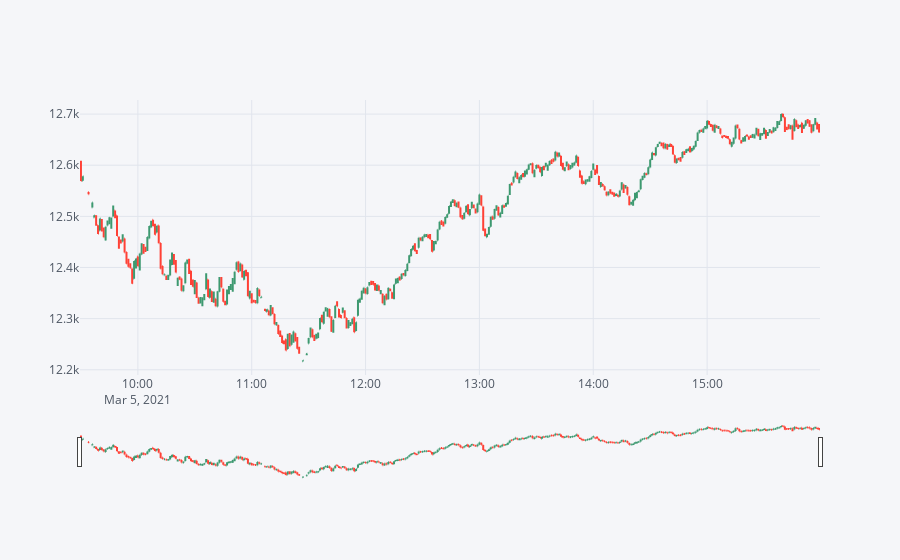

Notebook source saved alongside this figure:
### Code cell
cf.set_config_file(theme='pearl',sharing='public',offline=True)
df.iplot(kind="ohlc", keys=["Open", "High", "Low", "Close"],rangeslider=True)

### Figure 1 — Plotly figure (JSON) as saved in the notebook; plotly's stock layout.template omitted (floating-point values rounded to 4 significant figures; data arrays with more than 128 entries replaced by an {"elided": "..."} marker saying what was removed)
{"data": [{"close": {"elided": "384 float values"}, "high": {"elided": "384 float values"}, "low": {"elided": "384 float values"}, "open": {"elided": "384 float values"}, "showlegend": false, "type": "ohlc", "x": {"elided": "384 str values"}, "yaxis": "y2"}], "layout": {"legend": {"bgcolor": "#F5F6F9", "font": {"color": "#4D5663"}}, "paper_bgcolor": "#F5F6F9", "plot_bgcolor": "#F5F6F9", "title": {"font": {"color": "#4D5663"}}, "xaxis": {"gridcolor": "#E1E5ED", "rangeslider": {"visible": true}, "showgrid": true, "tickfont": {"color": "#4D5663"}, "title": {"font": {"color": "#4D5663"}, "text": ""}, "zerolinecolor": "#E1E5ED"}, "yaxis": {"gridcolor": "#E1E5ED", "showgrid": true, "showticklabels": false, "tickfont": {"color": "#4D5663"}, "title": {"font": {"color": "#4D5663"}, "text": ""}, "zerolinecolor": "#E1E5ED"}, "yaxis2": {"gridcolor": "#E1E5ED", "showgrid": true, "tickfont": {"color": "#4D5663"}, "title": {"font": {"color": "#4D5663"}, "text": ""}, "zerolinecolor": "#E1E5ED"}}}
